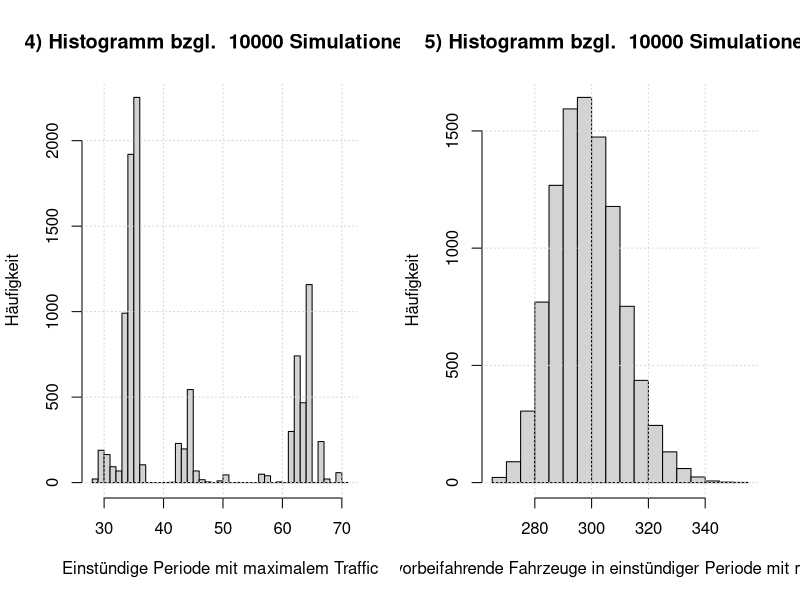
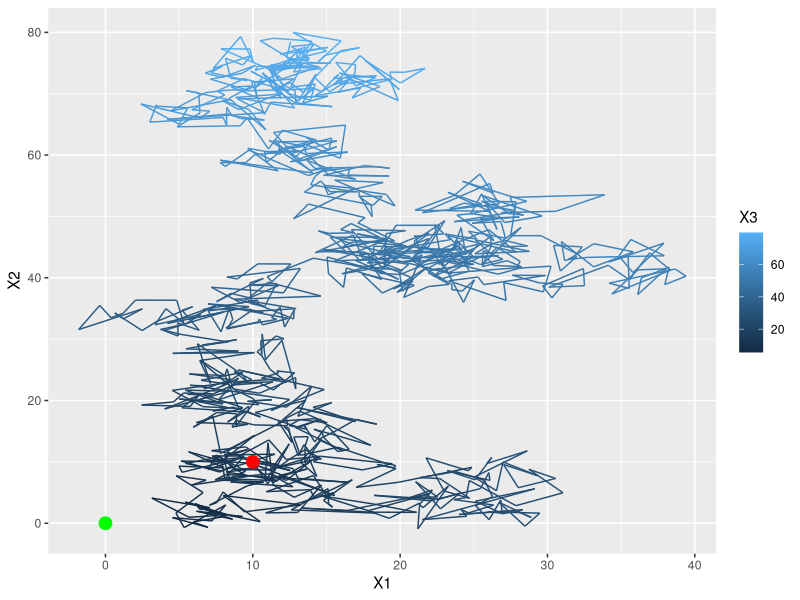
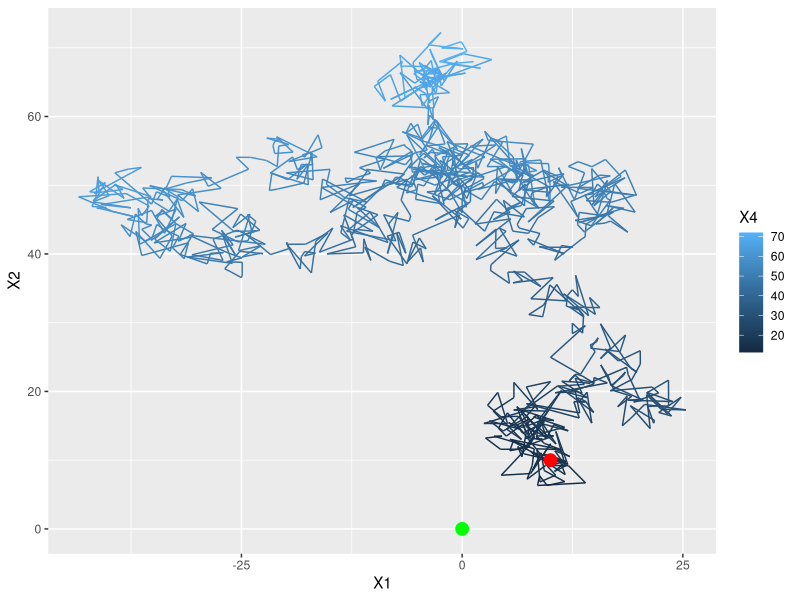
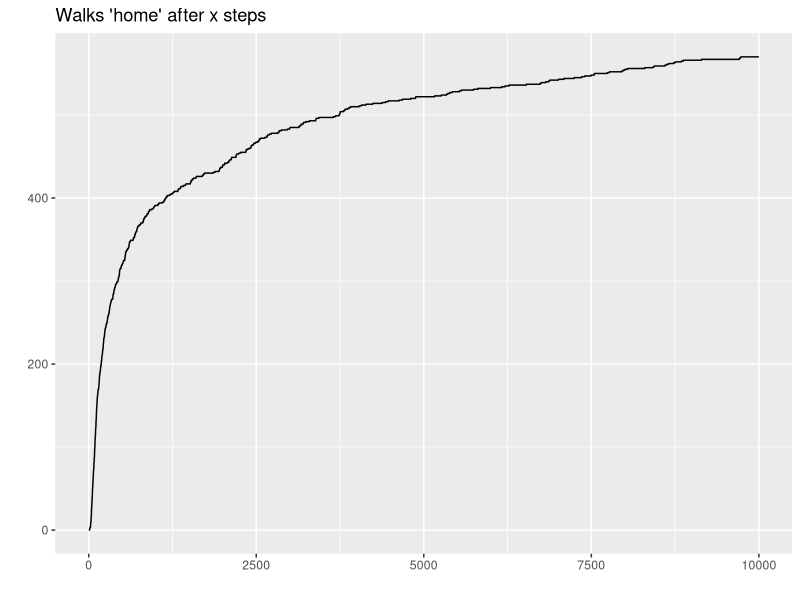
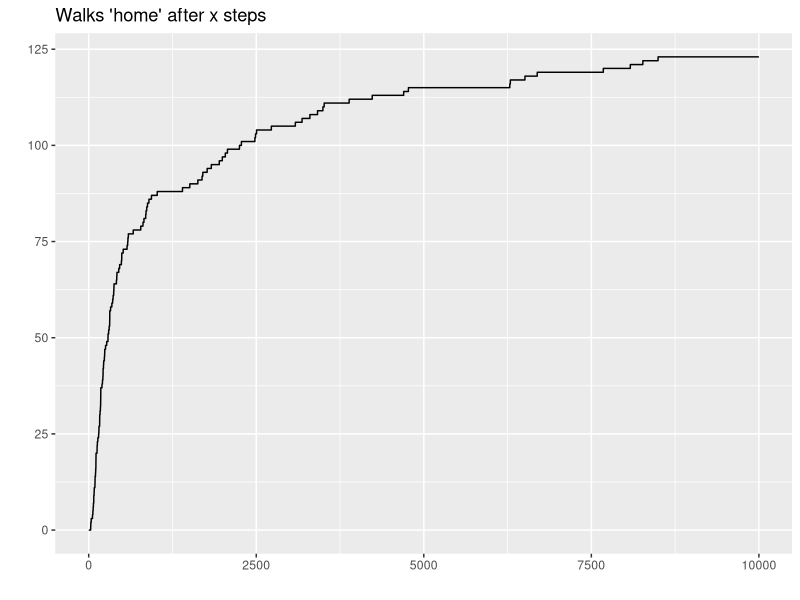

Write the R code that produced these figures, in order.
## ---- chunk 1
# Load libraries
# shit's getting serious
library('ggplot2')
## ---- chunk 2
# Read data
P <- as.matrix(read.csv("data/lungcancer.csv"))
nStates <- dim(P)[1]

# Sanity check
apply(P, 1, sum)
## ---- chunk 3
# Method 1
fnMCMeanSteps1 <- function(x, mu, P, tailProb = 0.01){
  # This function computes the mean number of steps needed to reach state x for
  # a Markov chain defined with initial distribution mu and transition matrix P.
  # 
  # Args:
  #   x:        Target state
  #   mu:       Initial distribution
  #   P:        Transition matrix
  #   tailProb: Tail probability to control approximation
  #   
  # Returns:
  #   Expected number of steps to reach state x for the first time
  
  # Step 0
  cumProbs <- mu[x]
  mean <- mu[x] * 0  # symbolic initialization
  
  # Step 1
  tempProb <- sum(mu[-x] * P[-x, x])
  cumProbs <- cumProbs + tempProb
  mean <- mean + tempProb * 1
  
  # Further steps
  PTilde <- diag(length(mu) - 1)  # initialize PTilde
  k <- 2
  
  while (1-cumProbs >= tailProb) {
    PTilde <- PTilde %*% P[-x, -x]  # Update PTilde
    tempProb <- mu[-x] %*% PTilde %*% P[-x, x]  # Get prob. of hitting time k
    cumProbs <- cumProbs + tempProb  # cumulate probability mass
    mean <- mean + tempProb * k  # update mean
    k <- k+1
  }
  
  # Return mean
  return(as.double(mean))
}
## ---- chunk 4
# Define initial distribution (always begin in state 23 (Lung))
mu <- rep(0, nStates)
mu[23] <- 1

# Expected steps to reach certain position
meanStepsBladder <- fnMCMeanSteps1(5, mu, P, tailProb = 10^-5)
meanStepsBrain <- fnMCMeanSteps1(7, mu, P, tailProb = 10^-5)
meanStepsHeart <- fnMCMeanSteps1(17, mu, P, tailProb = 10^-5)
## ---- chunk 5
# Method 2
fnMCMeanSteps2 <- function(x, mu, P, T = 1000){
  # This function computes the mean number of steps needed to reach state x for
  # a Markov chain defined with initial distribution mu and transition matrix P.
  # This method approximates the mean using 10'000 Markov chain simulations with
  # a maximum of T steps per simulation.
  # 
  # Args:
  #   x:  Target state
  #   mu: Initial distribution
  #   P:  Transition matrix
  #   T:  Maximum length of Markov chain
  #   
  # Returns:
  #   Expected number of steps to reach state x for the first time
  
  # Number of states and simulations
  nStates <- length(mu)
  nSim <- 10^4
  
  # Initialize matrix for markov chains
  matSteps <- matrix(nrow = nSim, ncol = T)
  
  # Sample initial state with mu
  matSteps[, 1] <- sample(1:nStates, nSim, replace = TRUE, prob = mu)
  
  # Write sub-function for state-dependend sampling to use with sapply
  fnMCStep <- function(state){
    return(sample(1:nStates, 1, prob = P[state, ]))
  }
  
  # Simulate markov chains
  for (i in 2:T){
    matSteps[, i] <- sapply(matSteps[, i-1], fnMCStep)
  }
  
  # Get steps needed to reach state x the first time for each simulation
  # Again, we use a sub-function that can be used with apply
  fnFirstTime <- function(mc){
    # Args:
    #   mc: markov chain (vector)
    
    return(which(mc == x)[1])  # returns NA, if state x is not reached at all
  }
  
  mean <- mean(apply(matSteps, 1, fnFirstTime), na.rm = TRUE)
  
  # Return mean
  return(mean)
}
## ---- chunk 6
N <- as.matrix(read.csv("data/traffic.csv", header = TRUE))

# Get vector of 96 data points
Nt <- as.vector(t(N[,2:5]))

# Calculate lambda tilde and lambda as function of t
lambdaTildeT <- Nt
lambdaT <- 1.2 * lambdaTildeT
## ---- chunk 7
fnSimulatePoisson <- function(lambda, n) {
  # This function simulates poisson values based on vector of parameters lambda
  # 
  # Args:
  #   lambda:   Vector of parameters for poisson distribution
  #   n:        Number of simulations
  #   
  # Returns:
  #   Simulated vectors as matrix, where every row is a simulation of one day
  #   therefore the matrix as n rows.
  
  # Get random poisson distributed values for n days
  vSimulated <- rpois(length(lambda)*n, lambda)
  
  # Split data into matrix of form: mSplitted[day, quarter-hour]
  # where day goes from 1 to n and quater-hour from 1 to 96
  mSplitted <- t(matrix(vSimulated, nrow=length(lambda), ncol=n))
  
  return(mSplitted)
}

# Define number of simulations
nSimulations = 10000

# Run poisson simulation, based on parameter values from traffic.csv
mSimulation <- fnSimulatePoisson(lambdaT, nSimulations)
## ---- chunk 8
## Task 1
meanCarsPerDay <- mean(rowSums(mSimulation))

## Task 2
thousandsCar <- NULL
for(i in 1:nSimulations) {
  # Calculate cumulative sums per day (per simulation)
  cumsumDay <- cumsum(mSimulation[i,])
  
  # It's not clear if floor should ne applies only for mean, or also here
  # However, in the end the results seems to be the same
  thousandsCar[i] <- floor(max(which(cumsumDay <= 1000))/4)
}

meanThousandsCar <- floor(mean(thousandsCar))

## Task 3
# Time between 1:30 and 1:45 is at position 7
meanCarsAtNightQuarter <- mean(as.vector(mSimulation[,7]))
# The result is 0, which we can easily explain as lambda is 0 in this timeslot
# More input data, to have a more precise model, would possibly change this

## Task 4/5
maxTrafficPeriodIndices <- NULL
maxTrafficPeriodValues <- NULL
for(i in 1:nSimulations) {
  # Calculate cumulative sums per day (per simulation)
  cumsumDay <- cumsum(mSimulation[i,])
  
  # Initialize new vector
  sumHourlyPeriod <- NULL
  
  # Run from 0.0 to 23.0
  for(j in 1:(length(cumsumDay)-4)) {
    sumHourlyPeriod[j] <- cumsumDay[j+4] - cumsumDay[j]
  }
  
  # Get maximum position and store in vector
  maxTrafficPeriodIndices[i] <- which.max(sumHourlyPeriod)
  maxTrafficPeriodValues[i] <- max(sumHourlyPeriod)
}

par(mfrow = c(1,2))

hist(maxTrafficPeriodIndices,
     breaks = max(maxTrafficPeriodIndices)-min(maxTrafficPeriodIndices),
     main = paste("4) Histogramm bzgl. ", nSimulations, "Simulationen"),
     xlab = "Einstündige Periode mit maximalem Traffic", ylab = "Häufigkeit")
grid()
# where eg. 30 is the time period between 07:15 - 08:15,
# 31 is 07:30 - 08:30, and so on

hist(maxTrafficPeriodValues,
     main = paste("5) Histogramm bzgl. ", nSimulations, "Simulationen"),
     xlab = paste("Anzahl der vorbeifahrende Fahrzeuge in einstündiger Periode",
                  "mit maximalem Traffic"),
     ylab = "Häufigkeit")
grid()
## ---- chunk 9
# check if library is there
require('ggplot2')

fnRandomWalk <- function(d, x, N, R) {
  # This function generates a random walk of dimension d
  #
  #
  dfWalk = data.frame(matrix(nrow=N, ncol=d+1))
  
  n=1
  pos=x
  dfWalk[1,1:d] = pos
  dist = sqrt(sum(pos*pos))
  dfWalk[1,d+1] = dist
  
  while(n<N && R<dist) {
    # Thi is the loop handling the random walk
    rstep <- c(round(rnorm(d),2))
    pos = pos+rstep
    dist <- sqrt(sum(pos*pos))
    dfWalk[n+1,1:d] = pos+rstep
    dfWalk[n+1,d+1] = dist
    n = n+1 
  }
  # na.omit ist necessary to handle random walks exiting after n<N (made it home)
  return(na.omit(dfWalk))
}

set.seed(2567)
humanWalk <- fnRandomWalk(2, c(10,10), 1000, 3)
birdWalk <- fnRandomWalk(3, c(10,10,10), 1000, 3)
## ---- chunk 10
# Plotting human random walk
start <- data.frame(X=10, Y=10, Z=10)
goal <- data.frame(X=0, Y=0, Z=10)
p1 <- ggplot(humanWalk, aes(x=X1, y=X2, color=X3)) +
    geom_path() +
    geom_point(data=start,aes(X,Y),colour='red',size=4) +
    geom_point(data=goal,aes(X,Y),colour='green',size=4)
p1
## ---- chunk 11
# Plotting bird random walk
birdWalk <- fnRandomWalk(3, c(10,10,10), 1000, 3)
p2 <- ggplot(birdWalk, aes(x=X1, y=X2, color=X4)) +
    geom_path() +
    geom_point(data=start,aes(X,Y),colour='red',size=4) +
    geom_point(data=goal,aes(X,Y),colour='green',size=4)
p2

## ---- chunk 12

a <- proc.time()
set.seed(4579)
walks <- 1000
steps <- 10000
length <- 10000
startpos <- c(10,10,10)
R <- 3

randValsX <- matrix(rnorm(walks*steps,0,1),nrow=walks,ncol=steps)
randValsY <- matrix(rnorm(walks*steps,0,1),nrow=walks,ncol=steps)
randValsZ <- matrix(rnorm(walks*steps,0,1),nrow=walks,ncol=steps)
randValsX[,1] <- startpos[1]
randValsY[,1] <- startpos[2]
randValsZ[,1] <- startpos[3]
randValsX <- t(apply(randValsX,1,cumsum))
randValsY <- t(apply(randValsY,1,cumsum))
randValsZ <- t(apply(randValsZ,1,cumsum))

WalksH <- sqrt((randValsX^2)+(randValsY^2)) < R
WalksB <- sqrt(((randValsX^2)+(randValsY^2)+(randValsZ^2))) < R

fnWalkIn <- function(slice) {
  len <- length(slice)
  first <- match(1,slice)
  if(is.finite(first)) {
    slice[first:len] <- 1
  }
  return(slice)
}

WalksH <- t(apply(WalksH,1,fnWalkIn))
WalksB <- t(apply(WalksB,1,fnWalkIn))

b <- proc.time()
b-a
WalksInH <- apply(WalksH,2,sum)
WalksInB <- apply(WalksB,2,sum)

####################################
## ---- chunk 13
H <- qplot(x=1:length(WalksInH), y=WalksInH,geom="line", xlab="", ylab="",
      main="Walks 'home' after x steps")
B <- qplot(x=1:length(WalksInB), y=WalksInB,geom="line", xlab="", ylab="",
      main="Walks 'home' after x steps")
H
B

## ---- chunk 14
#test
